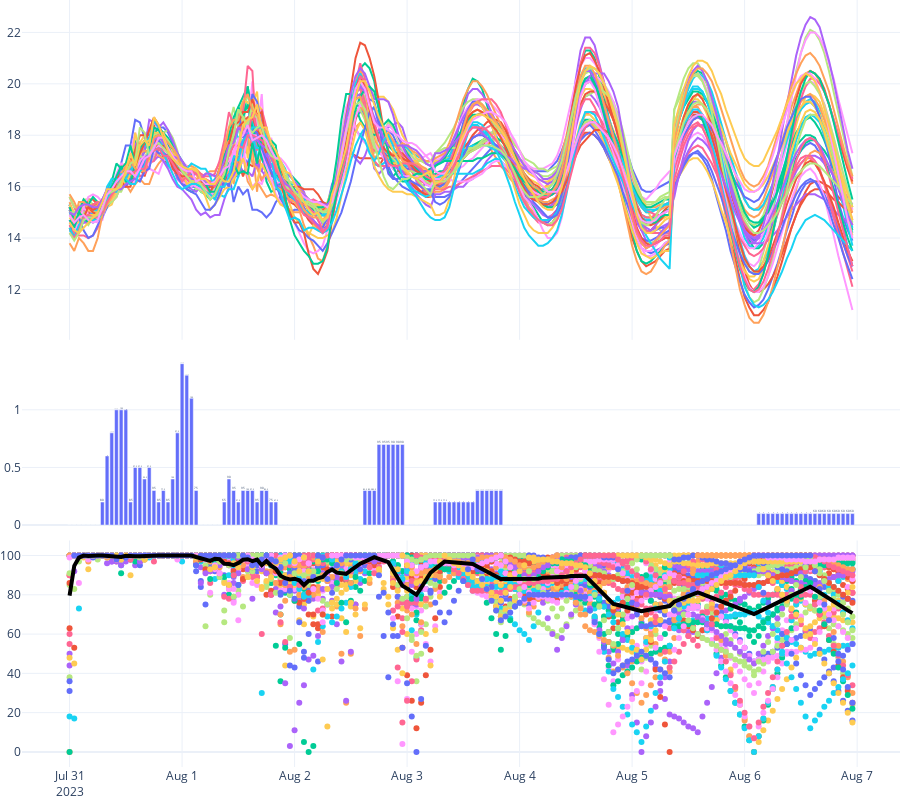

This figure's notebook cell:
### Code cell
fig = make_subplots(rows=3,
                    cols=1,
                    shared_xaxes=True,
                    vertical_spacing=0.02,
                    row_heights=[0.6, 0.3, 0.4])


for col_temp in data.columns[data.columns.str.contains('temperature')]:
    fig.add_trace(
        go.Scatter(
            x=data['time'],
            y=data[col_temp],
            mode='lines',
            name=col_temp,
            showlegend=False),
        row=1,
        col=1
    )

fig.add_trace(
    go.Bar(
        x=data['time'],
        y=data['rain_median'],
        text=data['rain_prob'],
        name='Rain',
        textposition='auto',
        showlegend=False),
    row=2,
    col=1
)

for col_cloud in data.columns[data.columns.str.contains('cloudcover')]:
    fig.add_trace(
        go.Scatter(
            x=data['time'],
            y=data[col_cloud],
            mode='markers',
            name=col_cloud,
            showlegend=False),
        row=3,
        col=1
    )

fig.add_trace(
    go.Scatter(
        x=data['time'],
        y=data['cloud_mean'],
        mode='lines',
        name="Mean cloud cover",
        showlegend=False,
        line=dict(color='black', width=4)),
    row=3,
    col=1
)

fig.update_layout(
            xaxis=dict(showgrid=True),
            yaxis=dict(showgrid=True, zeroline=True),
            height=800,
            margin={"r": 0.1, "t": 0.1, "l": 0.1, "b": 0.1},
            template='plotly_white',
        )

fig.show()

### Figure 1 — Plotly figure (JSON) as saved in the notebook; plotly's stock layout.template omitted (floating-point values rounded to 4 significant figures; data arrays with more than 128 entries replaced by an {"elided": "..."} marker saying what was removed)
{"data": [{"mode": "lines", "name": "temperature_2m", "showlegend": false, "type": "scatter", "x": {"elided": "168 str values"}, "xaxis": "x", "y": {"elided": "168 float values"}, "yaxis": "y"}, {"mode": "lines", "name": "temperature_2m_member01", "showlegend": false, "type": "scatter", "x": {"elided": "168 str values"}, "xaxis": "x", "y": {"elided": "168 float values"}, "yaxis": "y"}, {"mode": "lines", "name": "temperature_2m_member02", "showlegend": false, "type": "scatter", "x": {"elided": "168 str values"}, "xaxis": "x", "y": {"elided": "168 float values"}, "yaxis": "y"}, {"mode": "lines", "name": "temperature_2m_member03", "showlegend": false, "type": "scatter", "x": {"elided": "168 str values"}, "xaxis": "x", "y": {"elided": "168 float values"}, "yaxis": "y"}, {"mode": "lines", "name": "temperature_2m_member04", "showlegend": false, "type": "scatter", "x": {"elided": "168 str values"}, "xaxis": "x", "y": {"elided": "168 float values"}, "yaxis": "y"}, {"mode": "lines", "name": "temperature_2m_member05", "showlegend": false, "type": "scatter", "x": {"elided": "168 str values"}, "xaxis": "x", "y": {"elided": "168 float values"}, "yaxis": "y"}, {"mode": "lines", "name": "temperature_2m_member06", "showlegend": false, "type": "scatter", "x": {"elided": "168 str values"}, "xaxis": "x", "y": {"elided": "168 float values"}, "yaxis": "y"}, {"mode": "lines", "name": "temperature_2m_member07", "showlegend": false, "type": "scatter", "x": {"elided": "168 str values"}, "xaxis": "x", "y": {"elided": "168 float values"}, "yaxis": "y"}, {"mode": "lines", "name": "temperature_2m_member08", "showlegend": false, "type": "scatter", "x": {"elided": "168 str values"}, "xaxis": "x", "y": {"elided": "168 float values"}, "yaxis": "y"}, {"mode": "lines", "name": "temperature_2m_member09", "showlegend": false, "type": "scatter", "x": {"elided": "168 str values"}, "xaxis": "x", "y": {"elided": "168 float values"}, "yaxis": "y"}, {"mode": "lines", "name": "temperature_2m_member10", "showlegend": false, "type": "scatter", "x": {"elided": "168 str values"}, "xaxis": "x", "y": {"elided": "168 float values"}, "yaxis": "y"}, {"mode": "lines", "name": "temperature_2m_member11", "showlegend": false, "type": "scatter", "x": {"elided": "168 str values"}, "xaxis": "x", "y": {"elided": "168 float values"}, "yaxis": "y"}, {"mode": "lines", "name": "temperature_2m_member12", "showlegend": false, "type": "scatter", "x": {"elided": "168 str values"}, "xaxis": "x", "y": {"elided": "168 float values"}, "yaxis": "y"}, {"mode": "lines", "name": "temperature_2m_member13", "showlegend": false, "type": "scatter", "x": {"elided": "168 str values"}, "xaxis": "x", "y": {"elided": "168 float values"}, "yaxis": "y"}, {"mode": "lines", "name": "temperature_2m_member14", "showlegend": false, "type": "scatter", "x": {"elided": "168 str values"}, "xaxis": "x", "y": {"elided": "168 float values"}, "yaxis": "y"}, {"mode": "lines", "name": "temperature_2m_member15", "showlegend": false, "type": "scatter", "x": {"elided": "168 str values"}, "xaxis": "x", "y": {"elided": "168 float values"}, "yaxis": "y"}, {"mode": "lines", "name": "temperature_2m_member16", "showlegend": false, "type": "scatter", "x": {"elided": "168 str values"}, "xaxis": "x", "y": {"elided": "168 float values"}, "yaxis": "y"}, {"mode": "lines", "name": "temperature_2m_member17", "showlegend": false, "type": "scatter", "x": {"elided": "168 str values"}, "xaxis": "x", "y": {"elided": "168 float values"}, "yaxis": "y"}, {"mode": "lines", "name": "temperature_2m_member18", "showlegend": false, "type": "scatter", "x": {"elided": "168 str values"}, "xaxis": "x", "y": {"elided": "168 float values"}, "yaxis": "y"}, {"mode": "lines", "name": "temperature_2m_member19", "showlegend": false, "type": "scatter", "x": {"elided": "168 str values"}, "xaxis": "x", "y": {"elided": "168 float values"}, "yaxis": "y"}, {"mode": "lines", "name": "temperature_2m_member20", "showlegend": false, "type": "scatter", "x": {"elided": "168 str values"}, "xaxis": "x", "y": {"elided": "168 float values"}, "yaxis": "y"}, {"mode": "lines", "name": "temperature_2m_member21", "showlegend": false, "type": "scatter", "x": {"elided": "168 str values"}, "xaxis": "x", "y": {"elided": "168 float values"}, "yaxis": "y"}, {"mode": "lines", "name": "temperature_2m_member22", "showlegend": false, "type": "scatter", "x": {"elided": "168 str values"}, "xaxis": "x", "y": {"elided": "168 float values"}, "yaxis": "y"}, {"mode": "lines", "name": "temperature_2m_member23", "showlegend": false, "type": "scatter", "x": {"elided": "168 str values"}, "xaxis": "x", "y": {"elided": "168 float values"}, "yaxis": "y"}, {"mode": "lines", "name": "temperature_2m_member24", "showlegend": false, "type": "scatter", "x": {"elided": "168 str values"}, "xaxis": "x", "y": {"elided": "168 float values"}, "yaxis": "y"}, {"mode": "lines", "name": "temperature_2m_member25", "showlegend": false, "type": "scatter", "x": {"elided": "168 str values"}, "xaxis": "x", "y": {"elided": "168 float values"}, "yaxis": "y"}, {"mode": "lines", "name": "temperature_2m_member26", "showlegend": false, "type": "scatter", "x": {"elided": "168 str values"}, "xaxis": "x", "y": {"elided": "168 float values"}, "yaxis": "y"}, {"mode": "lines", "name": "temperature_2m_member27", "showlegend": false, "type": "scatter", "x": {"elided": "168 str values"}, "xaxis": "x", "y": {"elided": "168 float values"}, "yaxis": "y"}, {"mode": "lines", "name": "temperature_2m_member28", "showlegend": false, "type": "scatter", "x": {"elided": "168 str values"}, "xaxis": "x", "y": {"elided": "168 float values"}, "yaxis": "y"}, {"mode": "lines", "name": "temperature_2m_member29", "showlegend": false, "type": "scatter", "x": {"elided": "168 str values"}, "xaxis": "x", "y": {"elided": "168 float values"}, "yaxis": "y"}, {"mode": "lines", "name": "temperature_2m_member30", "showlegend": false, "type": "scatter", "x": {"elided": "168 str values"}, "xaxis": "x", "y": {"elided": "168 float values"}, "yaxis": "y"}, {"mode": "lines", "name": "temperature_2m_member31", "showlegend": false, "type": "scatter", "x": {"elided": "168 str values"}, "xaxis": "x", "y": {"elided": "168 float values"}, "yaxis": "y"}, {"mode": "lines", "name": "temperature_2m_member32", "showlegend": false, "type": "scatter", "x": {"elided": "168 str values"}, "xaxis": "x", "y": {"elided": "168 float values"}, "yaxis": "y"}, {"mode": "lines", "name": "temperature_2m_member33", "showlegend": false, "type": "scatter", "x": {"elided": "168 str values"}, "xaxis": "x", "y": {"elided": "168 float values"}, "yaxis": "y"}, {"mode": "lines", "name": "temperature_2m_member34", "showlegend": false, "type": "scatter", "x": {"elided": "168 str values"}, "xaxis": "x", "y": {"elided": "168 float values"}, "yaxis": "y"}, {"mode": "lines", "name": "temperature_2m_member35", "showlegend": false, "type": "scatter", "x": {"elided": "168 str values"}, "xaxis": "x", "y": {"elided": "168 float values"}, "yaxis": "y"}, {"mode": "lines", "name": "temperature_2m_member36", "showlegend": false, "type": "scatter", "x": {"elided": "168 str values"}, "xaxis": "x", "y": {"elided": "168 float values"}, "yaxis": "y"}, {"mode": "lines", "name": "temperature_2m_member37", "showlegend": false, "type": "scatter", "x": {"elided": "168 str values"}, "xaxis": "x", "y": {"elided": "168 float values"}, "yaxis": "y"}, {"mode": "lines", "name": "temperature_2m_member38", "showlegend": false, "type": "scatter", "x": {"elided": "168 str values"}, "xaxis": "x", "y": {"elided": "168 float values"}, "yaxis": "y"}, {"mode": "lines", "name": "temperature_2m_member39", "showlegend": false, "type": "scatter", "x": {"elided": "168 str values"}, "xaxis": "x", "y": {"elided": "168 float values"}, "yaxis": "y"}, {"name": "Rain", "showlegend": false, "text": {"elided": "168 float values"}, "textposition": "auto", "type": "bar", "x": {"elided": "168 str values"}, "xaxis": "x2", "y": {"elided": "168 float values"}, "yaxis": "y2"}, {"mode": "markers", "name": "cloudcover", "showlegend": false, "type": "scatter", "x": {"elided": "168 str values"}, "xaxis": "x3", "y": {"elided": "168 int values"}, "yaxis": "y3"}, {"mode": "markers", "name": "cloudcover_member01", "showlegend": false, "type": "scatter", "x": {"elided": "168 str values"}, "xaxis": "x3", "y": {"elided": "168 int values"}, "yaxis": "y3"}, {"mode": "markers", "name": "cloudcover_member02", "showlegend": false, "type": "scatter", "x": {"elided": "168 str values"}, "xaxis": "x3", "y": {"elided": "168 int values"}, "yaxis": "y3"}, {"mode": "markers", "name": "cloudcover_member03", "showlegend": false, "type": "scatter", "x": {"elided": "168 str values"}, "xaxis": "x3", "y": {"elided": "168 int values"}, "yaxis": "y3"}, {"mode": "markers", "name": "cloudcover_member04", "showlegend": false, "type": "scatter", "x": {"elided": "168 str values"}, "xaxis": "x3", "y": {"elided": "168 int values"}, "yaxis": "y3"}, {"mode": "markers", "name": "cloudcover_member05", "showlegend": false, "type": "scatter", "x": {"elided": "168 str values"}, "xaxis": "x3", "y": {"elided": "168 int values"}, "yaxis": "y3"}, {"mode": "markers", "name": "cloudcover_member06", "showlegend": false, "type": "scatter", "x": {"elided": "168 str values"}, "xaxis": "x3", "y": {"elided": "168 int values"}, "yaxis": "y3"}, {"mode": "markers", "name": "cloudcover_member07", "showlegend": false, "type": "scatter", "x": {"elided": "168 str values"}, "xaxis": "x3", "y": {"elided": "168 int values"}, "yaxis": "y3"}, {"mode": "markers", "name": "cloudcover_member08", "showlegend": false, "type": "scatter", "x": {"elided": "168 str values"}, "xaxis": "x3", "y": {"elided": "168 int values"}, "yaxis": "y3"}, {"mode": "markers", "name": "cloudcover_member09", "showlegend": false, "type": "scatter", "x": {"elided": "168 str values"}, "xaxis": "x3", "y": {"elided": "168 int values"}, "yaxis": "y3"}, {"mode": "markers", "name": "cloudcover_member10", "showlegend": false, "type": "scatter", "x": {"elided": "168 str values"}, "xaxis": "x3", "y": {"elided": "168 int values"}, "yaxis": "y3"}, {"mode": "markers", "name": "cloudcover_member11", "showlegend": false, "type": "scatter", "x": {"elided": "168 str values"}, "xaxis": "x3", "y": {"elided": "168 int values"}, "yaxis": "y3"}, {"mode": "markers", "name": "cloudcover_member12", "showlegend": false, "type": "scatter", "x": {"elided": "168 str values"}, "xaxis": "x3", "y": {"elided": "168 int values"}, "yaxis": "y3"}, {"mode": "markers", "name": "cloudcover_member13", "showlegend": false, "type": "scatter", "x": {"elided": "168 str values"}, "xaxis": "x3", "y": {"elided": "168 int values"}, "yaxis": "y3"}, {"mode": "markers", "name": "cloudcover_member14", "showlegend": false, "type": "scatter", "x": {"elided": "168 str values"}, "xaxis": "x3", "y": {"elided": "168 int values"}, "yaxis": "y3"}, {"mode": "markers", "name": "cloudcover_member15", "showlegend": false, "type": "scatter", "x": {"elided": "168 str values"}, "xaxis": "x3", "y": {"elided": "168 int values"}, "yaxis": "y3"}, {"mode": "markers", "name": "cloudcover_member16", "showlegend": false, "type": "scatter", "x": {"elided": "168 str values"}, "xaxis": "x3", "y": {"elided": "168 int values"}, "yaxis": "y3"}, {"mode": "markers", "name": "cloudcover_member17", "showlegend": false, "type": "scatter", "x": {"elided": "168 str values"}, "xaxis": "x3", "y": {"elided": "168 int values"}, "yaxis": "y3"}, {"mode": "markers", "name": "cloudcover_member18", "showlegend": false, "type": "scatter", "x": {"elided": "168 str values"}, "xaxis": "x3", "y": {"elided": "168 int values"}, "yaxis": "y3"}, {"mode": "markers", "name": "cloudcover_member19", "showlegend": false, "type": "scatter", "x": {"elided": "168 str values"}, "xaxis": "x3", "y": {"elided": "168 int values"}, "yaxis": "y3"}, {"mode": "markers", "name": "cloudcover_member20", "showlegend": false, "type": "scatter", "x": {"elided": "168 str values"}, "xaxis": "x3", "y": {"elided": "168 int values"}, "yaxis": "y3"}, {"mode": "markers", "name": "cloudcover_member21", "showlegend": false, "type": "scatter", "x": {"elided": "168 str values"}, "xaxis": "x3", "y": {"elided": "168 int values"}, "yaxis": "y3"}, {"mode": "markers", "name": "cloudcover_member22", "showlegend": false, "type": "scatter", "x": {"elided": "168 str values"}, "xaxis": "x3", "y": {"elided": "168 int values"}, "yaxis": "y3"}, {"mode": "markers", "name": "cloudcover_member23", "showlegend": false, "type": "scatter", "x": {"elided": "168 str values"}, "xaxis": "x3", "y": {"elided": "168 int values"}, "yaxis": "y3"}, {"mode": "markers", "name": "cloudcover_member24", "showlegend": false, "type": "scatter", "x": {"elided": "168 str values"}, "xaxis": "x3", "y": {"elided": "168 int values"}, "yaxis": "y3"}, {"mode": "markers", "name": "cloudcover_member25", "showlegend": false, "type": "scatter", "x": {"elided": "168 str values"}, "xaxis": "x3", "y": {"elided": "168 int values"}, "yaxis": "y3"}, {"mode": "markers", "name": "cloudcover_member26", "showlegend": false, "type": "scatter", "x": {"elided": "168 str values"}, "xaxis": "x3", "y": {"elided": "168 int values"}, "yaxis": "y3"}, {"mode": "markers", "name": "cloudcover_member27", "showlegend": false, "type": "scatter", "x": {"elided": "168 str values"}, "xaxis": "x3", "y": {"elided": "168 int values"}, "yaxis": "y3"}, {"mode": "markers", "name": "cloudcover_member28", "showlegend": false, "type": "scatter", "x": {"elided": "168 str values"}, "xaxis": "x3", "y": {"elided": "168 int values"}, "yaxis": "y3"}, {"mode": "markers", "name": "cloudcover_member29", "showlegend": false, "type": "scatter", "x": {"elided": "168 str values"}, "xaxis": "x3", "y": {"elided": "168 int values"}, "yaxis": "y3"}, {"mode": "markers", "name": "cloudcover_member30", "showlegend": false, "type": "scatter", "x": {"elided": "168 str values"}, "xaxis": "x3", "y": {"elided": "168 int values"}, "yaxis": "y3"}, {"mode": "markers", "name": "cloudcover_member31", "showlegend": false, "type": "scatter", "x": {"elided": "168 str values"}, "xaxis": "x3", "y": {"elided": "168 int values"}, "yaxis": "y3"}, {"mode": "markers", "name": "cloudcover_member32", "showlegend": false, "type": "scatter", "x": {"elided": "168 str values"}, "xaxis": "x3", "y": {"elided": "168 int values"}, "yaxis": "y3"}, {"mode": "markers", "name": "cloudcover_member33", "showlegend": false, "type": "scatter", "x": {"elided": "168 str values"}, "xaxis": "x3", "y": {"elided": "168 int values"}, "yaxis": "y3"}, {"mode": "markers", "name": "cloudcover_member34", "showlegend": false, "type": "scatter", "x": {"elided": "168 str values"}, "xaxis": "x3", "y": {"elided": "168 int values"}, "yaxis": "y3"}, {"mode": "markers", "name": "cloudcover_member35", "showlegend": false, "type": "scatter", "x": {"elided": "168 str values"}, "xaxis": "x3", "y": {"elided": "168 int values"}, "yaxis": "y3"}, {"mode": "markers", "name": "cloudcover_member36", "showlegend": false, "type": "scatter", "x": {"elided": "168 str values"}, "xaxis": "x3", "y": {"elided": "168 int values"}, "yaxis": "y3"}, {"mode": "markers", "name": "cloudcover_member37", "showlegend": false, "type": "scatter", "x": {"elided": "168 str values"}, "xaxis": "x3", "y": {"elided": "168 int values"}, "yaxis": "y3"}, {"mode": "markers", "name": "cloudcover_member38", "showlegend": false, "type": "scatter", "x": {"elided": "168 str values"}, "xaxis": "x3", "y": {"elided": "168 int values"}, "yaxis": "y3"}, {"mode": "markers", "name": "cloudcover_member39", "showlegend": false, "type": "scatter", "x": {"elided": "168 str values"}, "xaxis": "x3", "y": {"elided": "168 int values"}, "yaxis": "y3"}, {"line": {"color": "black", "width": 4}, "mode": "lines", "name": "Mean cloud cover", "showlegend": false, "type": "scatter", "x": {"elided": "168 str values"}, "xaxis": "x3", "y": {"elided": "168 float values"}, "yaxis": "y3"}], "layout": {"height": 800, "margin": {"b": 0.1, "l": 0.1, "r": 0.1, "t": 0.1}, "xaxis": {"anchor": "y", "domain": [0, 1], "matches": "x3", "showgrid": true, "showticklabels": false}, "xaxis2": {"anchor": "y2", "domain": [0, 1], "matches": "x3", "showticklabels": false}, "xaxis3": {"anchor": "y3", "domain": [0, 1]}, "yaxis": {"anchor": "x", "domain": [0.5569, 1], "showgrid": true, "zeroline": true}, "yaxis2": {"anchor": "x2", "domain": [0.3154, 0.5369]}, "yaxis3": {"anchor": "x3", "domain": [0, 0.2954]}}}
